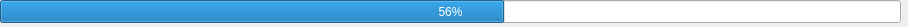
<?xml version="1.0" encoding="UTF-8"?>
<ui version="4.0">
 <class>GameProgress</class>
 <widget class="QWidget" name="GameProgress">
  <property name="geometry">
   <rect>
    <x>0</x>
    <y>0</y>
    <width>908</width>
    <height>27</height>
   </rect>
  </property>
  <property name="windowTitle">
   <string>Form</string>
  </property>
  <widget class="QProgressBar" name="progress_bar">
   <property name="geometry">
    <rect>
     <x>0</x>
     <y>0</y>
     <width>901</width>
     <height>23</height>
    </rect>
   </property>
   <property name="value">
    <number>56</number>
   </property>
  </widget>
 </widget>
 <resources/>
 <connections/>
</ui>
